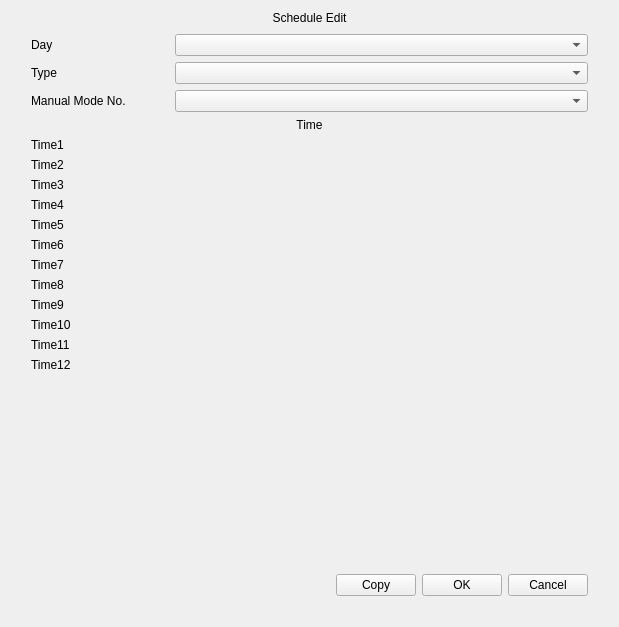
<?xml version="1.0" encoding="UTF-8"?>
<ui version="4.0">
 <class>ExposureScheduleEdit</class>
 <widget class="QWidget" name="ExposureScheduleEdit">
  <property name="geometry">
   <rect>
    <x>0</x>
    <y>0</y>
    <width>619</width>
    <height>627</height>
   </rect>
  </property>
  <property name="windowTitle">
   <string>Dialog</string>
  </property>
  <layout class="QVBoxLayout" name="verticalLayout">
   <property name="spacing">
    <number>0</number>
   </property>
   <item>
    <widget class="QLabel" name="label_title">
     <property name="text">
      <string>Schedule Edit</string>
     </property>
     <property name="alignment">
      <set>Qt::AlignCenter</set>
     </property>
    </widget>
   </item>
   <item>
    <widget class="QWidget" name="widget_background" native="true">
     <property name="sizePolicy">
      <sizepolicy hsizetype="Preferred" vsizetype="Expanding">
       <horstretch>0</horstretch>
       <verstretch>0</verstretch>
      </sizepolicy>
     </property>
     <property name="focusPolicy">
      <enum>Qt::StrongFocus</enum>
     </property>
     <layout class="QVBoxLayout" name="verticalLayout_2">
      <property name="leftMargin">
       <number>20</number>
      </property>
      <property name="rightMargin">
       <number>20</number>
      </property>
      <property name="bottomMargin">
       <number>20</number>
      </property>
      <item>
       <layout class="QGridLayout" name="gridLayout">
        <item row="10" column="0">
         <widget class="QLabel" name="label_time7">
          <property name="text">
           <string>Time7</string>
          </property>
         </widget>
        </item>
        <item row="13" column="0">
         <widget class="QLabel" name="label_time10">
          <property name="text">
           <string>Time10</string>
          </property>
         </widget>
        </item>
        <item row="0" column="1">
         <widget class="ComboBox" name="comboBox_day"/>
        </item>
        <item row="1" column="1">
         <widget class="ComboBox" name="comboBox_type"/>
        </item>
        <item row="5" column="0">
         <widget class="QLabel" name="label_time2">
          <property name="text">
           <string>Time2</string>
          </property>
         </widget>
        </item>
        <item row="3" column="0" colspan="2">
         <widget class="QLabel" name="label_time">
          <property name="text">
           <string>Time</string>
          </property>
          <property name="alignment">
           <set>Qt::AlignCenter</set>
          </property>
          <property name="style" stdset="0">
           <string>normal</string>
          </property>
         </widget>
        </item>
        <item row="7" column="0">
         <widget class="QLabel" name="label_time4">
          <property name="text">
           <string>Time4</string>
          </property>
         </widget>
        </item>
        <item row="8" column="0">
         <widget class="QLabel" name="label_time5">
          <property name="text">
           <string>Time5</string>
          </property>
         </widget>
        </item>
        <item row="14" column="0">
         <widget class="QLabel" name="label_time11">
          <property name="text">
           <string>Time11</string>
          </property>
         </widget>
        </item>
        <item row="11" column="0">
         <widget class="QLabel" name="label_time8">
          <property name="text">
           <string>Time8</string>
          </property>
         </widget>
        </item>
        <item row="4" column="0">
         <widget class="QLabel" name="label_time1">
          <property name="sizePolicy">
           <sizepolicy hsizetype="Preferred" vsizetype="Preferred">
            <horstretch>1</horstretch>
            <verstretch>0</verstretch>
           </sizepolicy>
          </property>
          <property name="text">
           <string>Time1</string>
          </property>
         </widget>
        </item>
        <item row="12" column="0">
         <widget class="QLabel" name="label_time9">
          <property name="text">
           <string>Time9</string>
          </property>
         </widget>
        </item>
        <item row="0" column="0">
         <widget class="QLabel" name="label_day">
          <property name="text">
           <string>Day</string>
          </property>
         </widget>
        </item>
        <item row="6" column="0">
         <widget class="QLabel" name="label_time3">
          <property name="text">
           <string>Time3</string>
          </property>
         </widget>
        </item>
        <item row="1" column="0">
         <widget class="QLabel" name="label_type">
          <property name="text">
           <string>Type</string>
          </property>
         </widget>
        </item>
        <item row="9" column="0">
         <widget class="QLabel" name="label_time6">
          <property name="text">
           <string>Time6</string>
          </property>
         </widget>
        </item>
        <item row="15" column="0">
         <widget class="QLabel" name="label_time12">
          <property name="text">
           <string>Time12</string>
          </property>
         </widget>
        </item>
        <item row="2" column="0">
         <widget class="QLabel" name="label_manual">
          <property name="text">
           <string>Manual Mode No.</string>
          </property>
         </widget>
        </item>
        <item row="2" column="1">
         <widget class="ComboBox" name="comboBox_manual"/>
        </item>
        <item row="4" column="1">
         <widget class="MyTimeRangeEdit" name="myTimeRangeEdit_1" native="true">
          <property name="sizePolicy">
           <sizepolicy hsizetype="Preferred" vsizetype="Preferred">
            <horstretch>3</horstretch>
            <verstretch>0</verstretch>
           </sizepolicy>
          </property>
         </widget>
        </item>
        <item row="5" column="1">
         <widget class="MyTimeRangeEdit" name="myTimeRangeEdit_2" native="true">
          <property name="sizePolicy">
           <sizepolicy hsizetype="Preferred" vsizetype="Preferred">
            <horstretch>3</horstretch>
            <verstretch>0</verstretch>
           </sizepolicy>
          </property>
         </widget>
        </item>
        <item row="6" column="1">
         <widget class="MyTimeRangeEdit" name="myTimeRangeEdit_3" native="true">
          <property name="sizePolicy">
           <sizepolicy hsizetype="Preferred" vsizetype="Preferred">
            <horstretch>3</horstretch>
            <verstretch>0</verstretch>
           </sizepolicy>
          </property>
         </widget>
        </item>
        <item row="7" column="1">
         <widget class="MyTimeRangeEdit" name="myTimeRangeEdit_4" native="true">
          <property name="sizePolicy">
           <sizepolicy hsizetype="Preferred" vsizetype="Preferred">
            <horstretch>3</horstretch>
            <verstretch>0</verstretch>
           </sizepolicy>
          </property>
         </widget>
        </item>
        <item row="8" column="1">
         <widget class="MyTimeRangeEdit" name="myTimeRangeEdit_5" native="true">
          <property name="sizePolicy">
           <sizepolicy hsizetype="Preferred" vsizetype="Preferred">
            <horstretch>3</horstretch>
            <verstretch>0</verstretch>
           </sizepolicy>
          </property>
         </widget>
        </item>
        <item row="9" column="1">
         <widget class="MyTimeRangeEdit" name="myTimeRangeEdit_6" native="true">
          <property name="sizePolicy">
           <sizepolicy hsizetype="Preferred" vsizetype="Preferred">
            <horstretch>3</horstretch>
            <verstretch>0</verstretch>
           </sizepolicy>
          </property>
         </widget>
        </item>
        <item row="10" column="1">
         <widget class="MyTimeRangeEdit" name="myTimeRangeEdit_7" native="true">
          <property name="sizePolicy">
           <sizepolicy hsizetype="Preferred" vsizetype="Preferred">
            <horstretch>3</horstretch>
            <verstretch>0</verstretch>
           </sizepolicy>
          </property>
         </widget>
        </item>
        <item row="11" column="1">
         <widget class="MyTimeRangeEdit" name="myTimeRangeEdit_8" native="true">
          <property name="sizePolicy">
           <sizepolicy hsizetype="Preferred" vsizetype="Preferred">
            <horstretch>3</horstretch>
            <verstretch>0</verstretch>
           </sizepolicy>
          </property>
         </widget>
        </item>
        <item row="12" column="1">
         <widget class="MyTimeRangeEdit" name="myTimeRangeEdit_9" native="true">
          <property name="sizePolicy">
           <sizepolicy hsizetype="Preferred" vsizetype="Preferred">
            <horstretch>3</horstretch>
            <verstretch>0</verstretch>
           </sizepolicy>
          </property>
         </widget>
        </item>
        <item row="13" column="1">
         <widget class="MyTimeRangeEdit" name="myTimeRangeEdit_10" native="true">
          <property name="sizePolicy">
           <sizepolicy hsizetype="Preferred" vsizetype="Preferred">
            <horstretch>3</horstretch>
            <verstretch>0</verstretch>
           </sizepolicy>
          </property>
         </widget>
        </item>
        <item row="14" column="1">
         <widget class="MyTimeRangeEdit" name="myTimeRangeEdit_11" native="true">
          <property name="sizePolicy">
           <sizepolicy hsizetype="Preferred" vsizetype="Preferred">
            <horstretch>3</horstretch>
            <verstretch>0</verstretch>
           </sizepolicy>
          </property>
         </widget>
        </item>
        <item row="15" column="1">
         <widget class="MyTimeRangeEdit" name="myTimeRangeEdit_12" native="true">
          <property name="sizePolicy">
           <sizepolicy hsizetype="Preferred" vsizetype="Preferred">
            <horstretch>3</horstretch>
            <verstretch>0</verstretch>
           </sizepolicy>
          </property>
         </widget>
        </item>
       </layout>
      </item>
      <item>
       <spacer name="verticalSpacer">
        <property name="orientation">
         <enum>Qt::Vertical</enum>
        </property>
        <property name="sizeHint" stdset="0">
         <size>
          <width>20</width>
          <height>142</height>
         </size>
        </property>
       </spacer>
      </item>
      <item>
       <layout class="QHBoxLayout" name="horizontalLayout_2">
        <item>
         <spacer name="horizontalSpacer">
          <property name="orientation">
           <enum>Qt::Horizontal</enum>
          </property>
          <property name="sizeHint" stdset="0">
           <size>
            <width>40</width>
            <height>20</height>
           </size>
          </property>
         </spacer>
        </item>
        <item>
         <widget class="MyPushButton" name="pushButton_copy">
          <property name="text">
           <string>Copy</string>
          </property>
         </widget>
        </item>
        <item>
         <widget class="MyPushButton" name="pushButton_ok">
          <property name="text">
           <string>OK</string>
          </property>
         </widget>
        </item>
        <item>
         <widget class="MyPushButton" name="pushButton_cancel">
          <property name="text">
           <string>Cancel</string>
          </property>
         </widget>
        </item>
       </layout>
      </item>
     </layout>
    </widget>
   </item>
  </layout>
 </widget>
 <customwidgets>
  <customwidget>
   <class>MyPushButton</class>
   <extends>QPushButton</extends>
   <header>mypushbutton.h</header>
  </customwidget>
  <customwidget>
   <class>ComboBox</class>
   <extends>QComboBox</extends>
   <header>combobox.h</header>
  </customwidget>
  <customwidget>
   <class>MyTimeRangeEdit</class>
   <extends>QWidget</extends>
   <header>mytimerangeedit.h</header>
   <container>1</container>
  </customwidget>
 </customwidgets>
 <tabstops>
  <tabstop>widget_background</tabstop>
  <tabstop>comboBox_day</tabstop>
  <tabstop>comboBox_type</tabstop>
  <tabstop>comboBox_manual</tabstop>
  <tabstop>pushButton_copy</tabstop>
  <tabstop>pushButton_ok</tabstop>
  <tabstop>pushButton_cancel</tabstop>
 </tabstops>
 <resources/>
 <connections/>
</ui>
